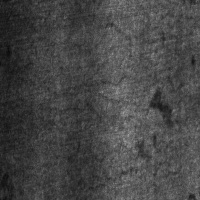
#> input picture samples/crazing_151.jpg, 200 x 200 px
$ python -i features.py   (imports and definitions only)   (older library calls are emulated)
#> lines starting #> are read from the running program, lines starting #| are printed output that depends on the picture
"""Extracción de características para el módulo de inspección visual.

Este módulo es la ÚNICA fuente de verdad para transformar una imagen en un
vector de características. Lo usan tanto el entrenamiento
(training/train_vision.py) como la inferencia (app/services/vision.py), lo que
evita el "training/serving skew" (diferencias entre cómo se entrenó y cómo se
sirve el modelo).

Descriptores (textura + forma + intensidad), elegidos por ser ligeros y
robustos para superficies metálicas:
  * LBP uniforme multi-escala (P=8,R=1 y P=16,R=2)
  * GLCM (contraste, disimilitud, homogeneidad, energía, correlación, ASM)
  * HOG sobre una versión reducida de 64x64
  * Estadísticos de intensidad y densidad de bordes (Sobel)
"""
from __future__ import annotations

import io

import numpy as np
from PIL import Image, ImageOps
from scipy import stats
from skimage.feature import graycomatrix, graycoprops, hog, local_binary_pattern
from skimage.filters import sobel
from skimage.transform import resize

IMG_SIZE = 200  # tamaño nativo de NEU-DET
FEATURE_VERSION = "1.0.0"


def load_image_bytes(data: bytes) -> np.ndarray:
    """Decodifica bytes de imagen a un arreglo uint8 en escala de grises."""
    with Image.open(io.BytesIO(data)) as im:
        im = ImageOps.exif_transpose(im)
        gray = im.convert("L")
        return np.asarray(gray, dtype=np.uint8)


def preprocess(gray: np.ndarray) -> np.ndarray:
    """Redimensiona a IMG_SIZE x IMG_SIZE y devuelve uint8."""
    if gray.shape != (IMG_SIZE, IMG_SIZE):
        gray = resize(gray, (IMG_SIZE, IMG_SIZE), anti_aliasing=True, preserve_range=True)
    return np.clip(gray, 0, 255).astype(np.uint8)


def _lbp_hist(gray: np.ndarray, p: int, r: int) -> np.ndarray:
    lbp = local_binary_pattern(gray, p, r, method="uniform")
    hist, _ = np.histogram(lbp, bins=np.arange(0, p + 3), density=True)
    return hist


def _glcm_feats(gray: np.ndarray) -> np.ndarray:
    q = (gray // 8).astype(np.uint8)  # 32 niveles para estabilidad
    glcm = graycomatrix(
        q, distances=[1, 3], angles=[0, np.pi / 4, np.pi / 2, 3 * np.pi / 4],
        levels=32, symmetric=True, normed=True,
    )
    props = ["contrast", "dissimilarity", "homogeneity", "energy", "correlation", "ASM"]
    # promedio sobre ángulos -> invariancia a rotación
    return np.concatenate([graycoprops(glcm, p).mean(axis=1) for p in props])


def _hog_feats(gray: np.ndarray) -> np.ndarray:
    small = resize(gray, (64, 64), anti_aliasing=True)
    return hog(small, orientations=9, pixels_per_cell=(16, 16), cells_per_block=(2, 2),
               feature_vector=True)


def _intensity_feats(gray: np.ndarray) -> np.ndarray:
    g = gray.astype(np.float64) / 255.0
    flat = g.ravel()
    edges = sobel(g)
    std = flat.std()
    skew = float(stats.skew(flat)) if std > 1e-6 else 0.0
    kurt = float(stats.kurtosis(flat)) if std > 1e-6 else 0.0
    return np.array([
        flat.mean(), std, skew, kurt,
        *np.percentile(flat, [5, 50, 95]),
        edges.mean(), edges.std(), (edges > 0.1).mean(),
    ])


def extract_features(gray: np.ndarray) -> np.ndarray:
    """Vector de características (float64) a partir de una imagen gris uint8."""
    g = preprocess(gray)
    return np.concatenate([
        _lbp_hist(g, 8, 1),
        _lbp_hist(g, 16, 2),
        _glcm_feats(g),
        _hog_feats(g),
        _intensity_feats(g),
    ]).astype(np.float64)


def image_quality(gray: np.ndarray) -> dict:
    """Chequeos de calidad de captura (previos a la inferencia)."""
    h, w = gray.shape
    mean = float(gray.mean())
    std = float(gray.std())
    flags = []
    if min(h, w) < 32:
        flags.append("RESOLUCION_INSUFICIENTE")
    if mean < 15:
        flags.append("IMAGEN_SUBEXPUESTA")
    if mean > 240:
        flags.append("IMAGEN_SOBREEXPUESTA")
    if std < 3:
        flags.append("IMAGEN_UNIFORME_SIN_TEXTURA")
    return {"width": int(w), "height": int(h), "mean_intensity": round(mean, 2),
            "std_intensity": round(std, 2), "flags": flags}

>>> import cv2
>>> picture = cv2.imread('../samples/crazing_151.jpg', cv2.IMREAD_GRAYSCALE)
#> picture is the input picture: shape (200, 200); min 9, max 161, mean 70.1
>>> result = extract_features(picture)
#> in _lbp_hist, `lbp = local_binary_pattern(gray, p, r, method="uniform")`:
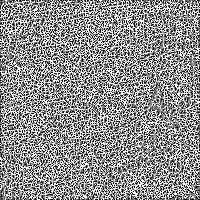
#> lbp: shape (200, 200) float64; min 0, max 9, mean 5.05; drawn with min black and max white
#> in _lbp_hist, `hist, _ = np.histogram(lbp, bins=np.arange(0, p + 3), density=True)`: hist = [0.1, 0.101, 0.0727, 0.0781, 0.0777, 0.0812, 0.0796, 0.0983, 0.119, 0.192]
#> call 2 of _lbp_hist, with p = 16, r = 2
#> in _lbp_hist (call 2), `lbp = local_binary_pattern(gray, p, r, method="uniform")`:
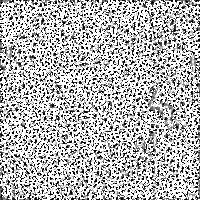
#> lbp: shape (200, 200) float64; min 0, max 17, mean 11.96; drawn with min black and max white
#> in _lbp_hist (call 2), `hist, _ = np.histogram(lbp, bins=np.arange(0, p + 3), density=True)`: hist = 18 values, max 0.436 at index 17, min 0.0144 at index 10, mean 0.0556
#> in _glcm_feats, `q = (gray // 8).astype(np.uint8)`:
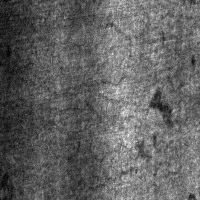
#> q: shape (200, 200); min 1, max 20, mean 8.32; drawn with min black and max white
#> in _hog_feats, `small = resize(gray, (64, 64), anti_aliasing=True)`:
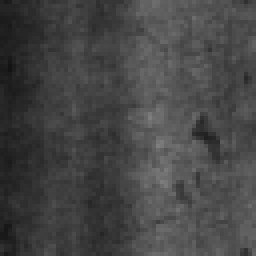
#> small: shape (64, 64) float64 (shown 4 times larger); min 0.0764, max 0.499, mean 0.275
#> in _intensity_feats, `edges = sobel(g)`:
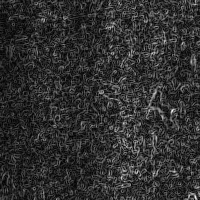
#> edges: shape (200, 200) float64; min 4.91e-18, max 0.186, mean 0.035; drawn with min black and max white
#> in _intensity_feats, `std = flat.std()`: std = 0.0814
#> in _intensity_feats, `skew = float(stats.skew(flat)) if std > 1e-6 else 0.0`: skew = 0.132
#> in _intensity_feats, `kurt = float(stats.kurtosis(flat)) if std > 1e-6 else 0.0`: kurt = -0.292
#> result = 374 values, max 3.36 at index 29, min -0.292 at index 367, mean 0.178

$ run again, on samples/crazing_153.jpg
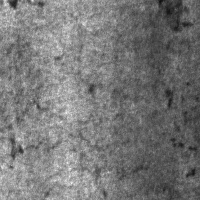
#> input picture samples/crazing_153.jpg, 200 x 200 px
#> picture is the input picture: shape (200, 200); min 13, max 244, mean 119
#> hist = [0.0992, 0.0943, 0.076, 0.0847, 0.0893, 0.0917, 0.0825, 0.0945, 0.107, 0.181]
#> in _lbp_hist (call 2), `lbp = local_binary_pattern(gray, p, r, method="uniform")`:
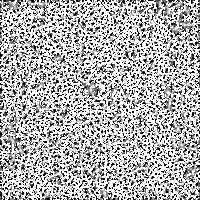
#> lbp: shape (200, 200) float64; min 0, max 17, mean 11.63; drawn with min black and max white
#> hist = 18 values, max 0.403 at index 17, min 0.0194 at index 6, mean 0.0556
#> in _intensity_feats, `edges = sobel(g)`:
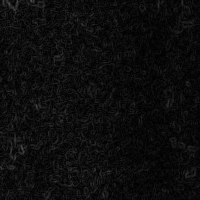
#> edges: shape (200, 200) float64; min 1.39e-17, max 0.302, mean 0.0518
#> std = 0.129
#> kurt = -0.564
#> result = 374 values, max 7.31 at index 29, min -0.564 at index 367, mean 0.198

$ run again, on samples/crazing_166.jpg
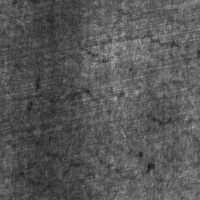
#> input picture samples/crazing_166.jpg, 200 x 200 px
#> picture is the input picture: shape (200, 200); min 27, max 181, mean 86.6
#> hist = [0.101, 0.0962, 0.0765, 0.081, 0.0807, 0.0847, 0.0792, 0.0994, 0.113, 0.188]
#> in _lbp_hist (call 2), `lbp = local_binary_pattern(gray, p, r, method="uniform")`:
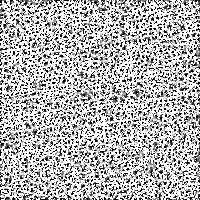
#> lbp: shape (200, 200) float64; min 0, max 17, mean 11.83; drawn with min black and max white
#> hist = 18 values, max 0.423 at index 17, min 0.0163 at index 7, mean 0.0556
#> in _intensity_feats, `edges = sobel(g)`:
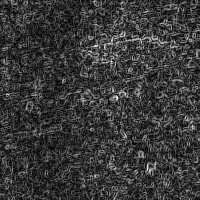
#> edges: shape (200, 200) float64; min 9.81e-18, max 0.183, mean 0.0411; drawn with min black and max white
#> std = 0.0769
#> skew = 0.272
#> kurt = -0.173
#> result = 374 values, max 4.5 at index 29, min -0.173 at index 367, mean 0.184

$ run again, on samples/crazing_240.jpg
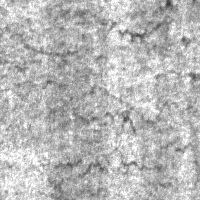
#> input picture samples/crazing_240.jpg, 200 x 200 px
#> picture is the input picture: shape (200, 200); min 55, max 255, mean 183.6
#> hist = [0.092, 0.0951, 0.0784, 0.0938, 0.0958, 0.101, 0.0844, 0.0927, 0.0978, 0.169]
#> in _lbp_hist (call 2), `lbp = local_binary_pattern(gray, p, r, method="uniform")`:
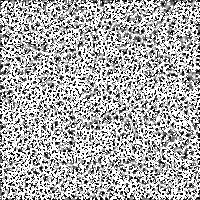
#> lbp: shape (200, 200) float64; min 0, max 17, mean 11.47; drawn with min black and max white
#> hist = 18 values, max 0.389 at index 17, min 0.0228 at index 7, mean 0.0556
#> in _intensity_feats, `edges = sobel(g)`:
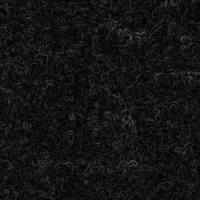
#> edges: shape (200, 200) float64; min 1.96e-17, max 0.318, mean 0.0776
#> std = 0.119
#> skew = 0.0138
#> kurt = -0.0652
#> result = 374 values, max 15.18 at index 29, min -0.0652 at index 367, mean 0.236
